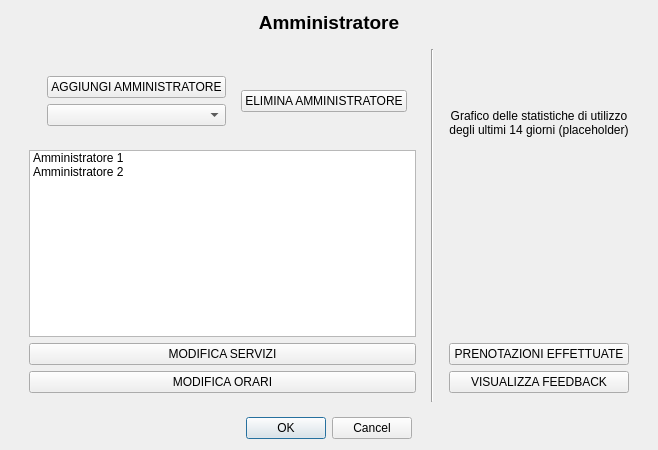
<?xml version="1.0" encoding="UTF-8"?>
<ui version="4.0">
 <class>Dialog</class>
 <widget class="QDialog" name="Dialog">
  <property name="geometry">
   <rect>
    <x>0</x>
    <y>0</y>
    <width>600</width>
    <height>450</height>
   </rect>
  </property>
  <property name="windowTitle">
   <string>Amministratore</string>
  </property>
  <layout class="QVBoxLayout" name="verticalLayout_Main">
   <item>
    <widget class="QLabel" name="lblTitoloAmministratore">
     <property name="font">
      <font>
       <pointsize>14</pointsize>
       <weight>75</weight>
       <bold>true</bold>
      </font>
     </property>
     <property name="text">
      <string>Amministratore</string>
     </property>
     <property name="alignment">
      <set>Qt::AlignCenter</set>
     </property>
    </widget>
   </item>
   <item>
    <widget class="QWidget" name="contentContainer" native="true">
     <layout class="QHBoxLayout" name="horizontalLayout_Content">
      <item>
       <widget class="QWidget" name="leftAdminControls" native="true">
        <layout class="QVBoxLayout" name="verticalLayout_AdminControls">
         <item>
          <widget class="QWidget" name="addRemoveAdminContainer" native="true">
           <layout class="QHBoxLayout" name="horizontalLayout_AddRemoveAdmin">
            <item>
             <widget class="QWidget" name="addAdminContainer" native="true">
              <layout class="QVBoxLayout" name="verticalLayout_AddAdmin">
               <item>
                <widget class="QPushButton" name="btnAggiungiAmministratore">
                 <property name="text">
                  <string>AGGIUNGI AMMINISTRATORE</string>
                 </property>
                </widget>
               </item>
               <item>
                <widget class="QComboBox" name="cmbUtentiNonAdmin">
                 <property name="placeholderText">
                  <string>Seleziona Utente</string>
                 </property>
                </widget>
               </item>
              </layout>
             </widget>
            </item>
            <item>
             <widget class="QPushButton" name="btnEliminaAmministratore">
              <property name="text">
               <string>ELIMINA AMMINISTRATORE</string>
              </property>
             </widget>
            </item>
           </layout>
          </widget>
         </item>
         <item>
          <widget class="QListWidget" name="lstAmministratori">
           <item>
            <property name="text">
             <string>Amministratore 1</string>
            </property>
           </item>
           <item>
            <property name="text">
             <string>Amministratore 2</string>
            </property>
           </item>
          </widget>
         </item>
         <item>
          <widget class="QPushButton" name="btnModificaServizi">
           <property name="text">
            <string>MODIFICA SERVIZI</string>
           </property>
          </widget>
         </item>
         <item>
          <widget class="QPushButton" name="btnModificaOrari">
           <property name="text">
            <string>MODIFICA ORARI</string>
           </property>
          </widget>
         </item>
        </layout>
       </widget>
      </item>
      <item>
       <widget class="Line" name="lineVerticalSeparator">
        <property name="orientation">
         <enum>Qt::Vertical</enum>
        </property>
       </widget>
      </item>
      <item>
       <widget class="QWidget" name="rightStatsFeedback" native="true">
        <layout class="QVBoxLayout" name="verticalLayout_StatsFeedback">
         <item>
          <widget class="QLabel" name="lblGraficoStatistiche">
           <property name="text">
            <string>Grafico delle statistiche di utilizzo
degli ultimi 14 giorni (placeholder)</string>
           </property>
           <property name="alignment">
            <set>Qt::AlignCenter</set>
           </property>
          </widget>
         </item>
         <item>
          <spacer name="verticalSpacer_Graph">
           <property name="orientation">
            <enum>Qt::Vertical</enum>
           </property>
           <property name="sizeType">
            <enum>QSizePolicy::Fixed</enum>
           </property>
           <property name="sizeHint" stdset="0">
            <size>
             <width>20</width>
             <height>150</height>
            </size>
           </property>
          </spacer>
         </item>
         <item>
          <widget class="QPushButton" name="btnPrenotazioniEffettuate">
           <property name="text">
            <string>PRENOTAZIONI EFFETTUATE</string>
           </property>
          </widget>
         </item>
         <item>
          <widget class="QPushButton" name="btnVisualizzaFeedback">
           <property name="text">
            <string>VISUALIZZA FEEDBACK</string>
           </property>
          </widget>
         </item>
        </layout>
       </widget>
      </item>
     </layout>
    </widget>
   </item>
   <item>
    <widget class="QDialogButtonBox" name="buttonBox">
     <property name="orientation">
      <enum>Qt::Horizontal</enum>
     </property>
     <property name="standardButtons">
      <set>QDialogButtonBox::Cancel|QDialogButtonBox::Ok</set>
     </property>
     <property name="centerButtons">
      <bool>true</bool>
     </property>
    </widget>
   </item>
  </layout>
 </widget>
 <resources/>
 <connections>
  <connection>
   <sender>buttonBox</sender>
   <signal>accepted()</signal>
   <receiver>Dialog</receiver>
   <slot>accept()</slot>
   <hints>
    <hint type="sourcelabel">
     <x>248</x>
     <y>439</y>
    </hint>
    <hint type="destinationlabel">
     <x>157</x>
     <y>304</y>
    </hint>
   </hints>
  </connection>
  <connection>
   <sender>buttonBox</sender>
   <signal>rejected()</signal>
   <receiver>Dialog</receiver>
   <slot>reject()</slot>
   <hints>
    <hint type="sourcelabel">
     <x>316</x>
     <y>439</y>
    </hint>
    <hint type="destinationlabel">
     <x>286</x>
     <y>304</y>
    </hint>
   </hints>
  </connection>
 </connections>
</ui>
